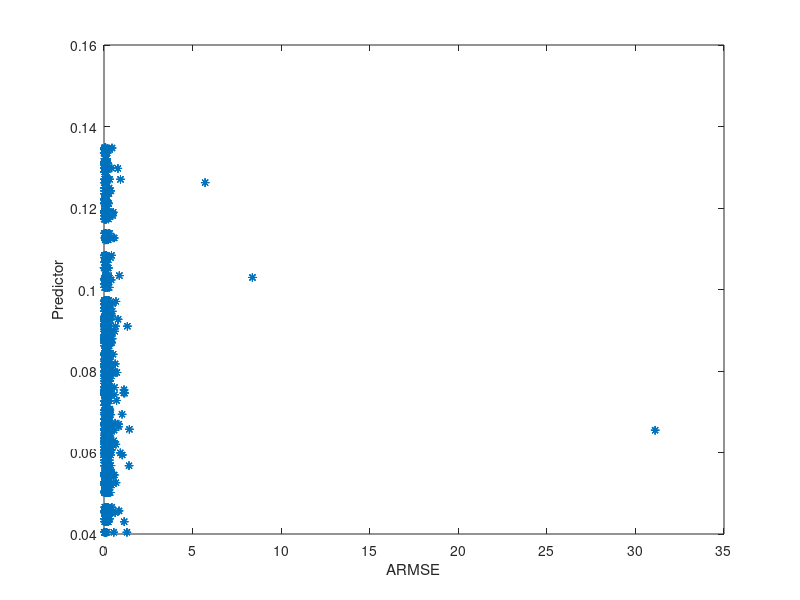
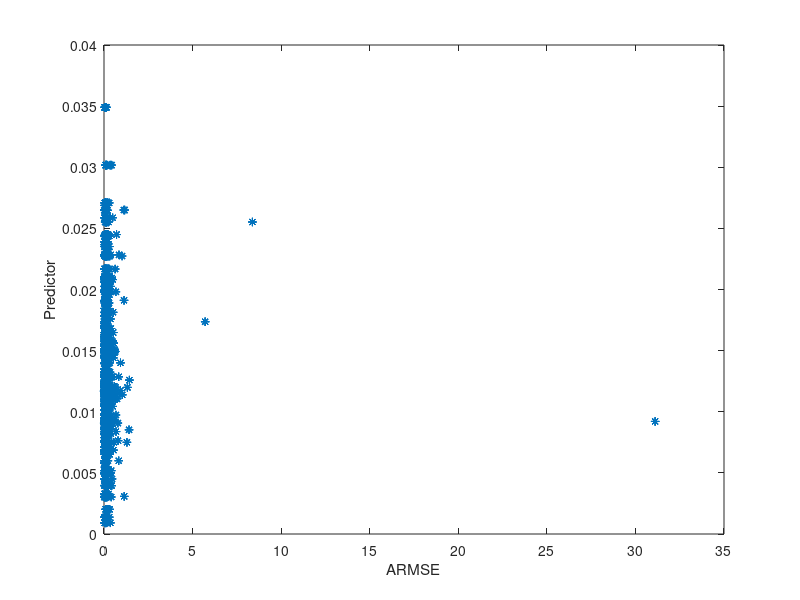
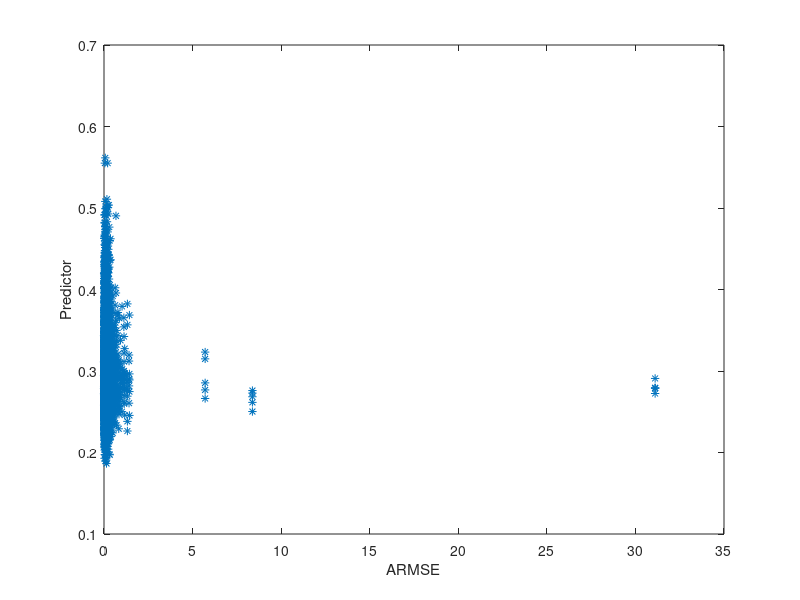
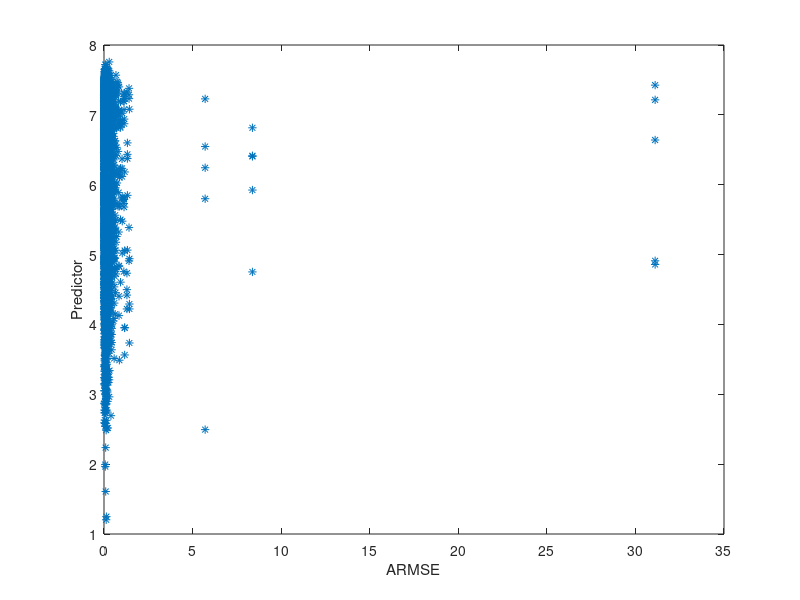

Here is the MATLAB script that generated these plots, in order: (Note: this script raises an error after producing the figures.)
close all;
load('2011_09_26_drive_0027_sync_learnedPredSpaceIter10Step.mat')
%scatter(learnedPredSpace.weights, zeros(1, length(learnedPredSpace.weights)))

%%
close all;
pruneWeightsIdx = learnedPredSpace.predVectors(1,:) == 0 | learnedPredSpace.predVectors(2,:) == 0 | learnedPredSpace.predVectors(3,:) == 0 | learnedPredSpace.predVectors(4,:) == 0 | learnedPredSpace.predVectors(5,:) == 0 | learnedPredSpace.predVectors(6,:) == 0 | learnedPredSpace.predVectors(7,:) == 0;

learnedPredSpace.weights = learnedPredSpace.weights(~pruneWeightsIdx);
learnedPredSpace.predVectors = learnedPredSpace.predVectors(:,~pruneWeightsIdx);


for i = 1:size(learnedPredSpace.predVectors,1)
    A = [learnedPredSpace.weights' ones(length(learnedPredSpace.weights),1)];
    x = (A'*A)\(A'*learnedPredSpace.predVectors(i,:)');
    x(1)
    figure
    plot(learnedPredSpace.weights, learnedPredSpace.predVectors(i,:), '*')
    hold on
    uniqueWeights = unique(learnedPredSpace.weights);
%     meanPredictors = NaN(1, length(uniqueWeights));
%     for w = 1:length(uniqueWeights)
%         meanPredictors(w) = median(learnedPredSpace.predVectors(i,learnedPredSpace.weights==uniqueWeights(w)));
%     end
%     plot(uniqueWeights, meanPredictors, 'r*');
    xlabel('ARMSE')
    ylabel('Predictor')
end


% subplot(5,2,7)
% subplot(5,2,8)
% plot(learnedPredSpace.weights, learnedPredSpace.predVectors(8,:), '*')
% subplot(5,2,9)
% plot(learnedPredSpace.weights, learnedPredSpace.predVectors(9,:), '*')

%%
%Perform 10 fold cross validation
kTestList = 25:100;

lw = length(learnedPredSpace.weights);
numBuckets = 10;
skip = floor(lw/numBuckets);
buckets = [1:skip:lw - mod(lw, skip); skip:skip:lw];

kAvgErr = NaN(numBuckets, length(kTestList));
%
for b_i = 1:size(buckets,2)
    b_i
    trainIdx = [];
    testIdx = buckets(1,b_i):buckets(2,b_i);
    for btemp = 1:size(buckets,2)
        if btemp ~= b_i
            trainIdx =  [trainIdx buckets(1,btemp):buckets(2,btemp)];
        end
    end
    trainVectors = learnedPredSpace.predVectors(:, trainIdx)';
    trainWeights = learnedPredSpace.weights(trainIdx)';
    testVectors = learnedPredSpace.predVectors(:, testIdx)';
    testWeights = learnedPredSpace.weights(testIdx)';
    
    searchObject = KDTreeSearcher(trainVectors);
    
    for k_i = 1:length(kTestList)
        k = kTestList(k_i);
        idx = knnsearch(searchObject, testVectors, 'K', k);
        
    	predictedWeights = mean(trainWeights(idx),2);
        kAvgErr(b_i,k_i) = mean(abs(predictedWeights - testWeights));
    end
end
mean(kAvgErr, 1)
plot(mean(kAvgErr, 1))

